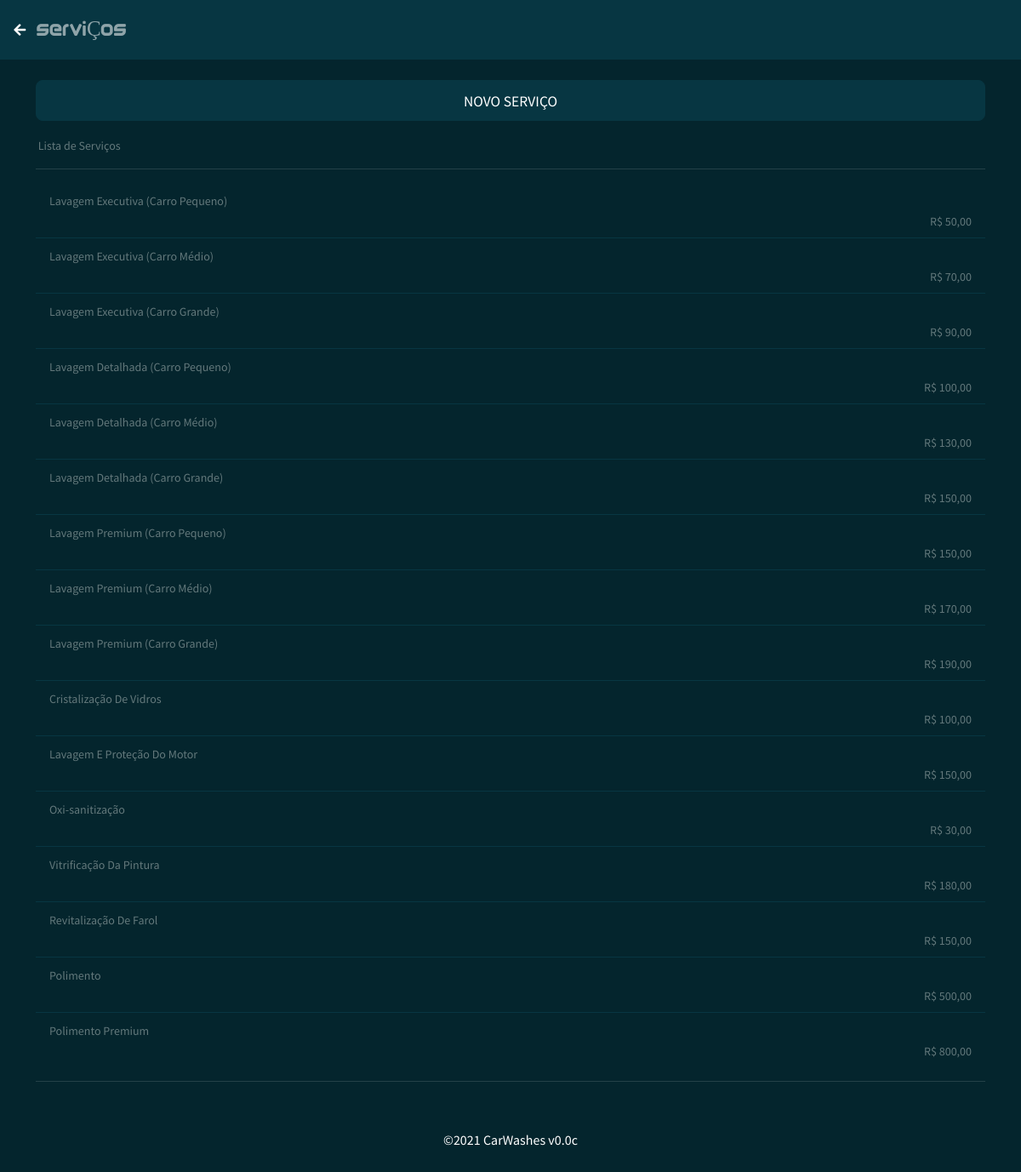
Page /servicos.php on the committed database.
### tables this page shows
CREATE TABLE `tb_servicos` (
  `servico_id` int(11) NOT NULL COMMENT 'Código',
  `servico_descricao` varchar(200) NOT NULL COMMENT 'Descrição',
  `servico_valor` varchar(10) NOT NULL COMMENT 'Valor',
  `servico_categoria` varchar(11) NOT NULL COMMENT 'Categoria',
  `servico_create` datetime NOT NULL COMMENT 'Criado',
  `servico_update` datetime DEFAULT NULL COMMENT 'Atualizado'
);

CREATE TABLE `tb_categorias` (
  `categoria_id` int(11) NOT NULL COMMENT 'Código',
  `categoria_descricao` varchar(200) NOT NULL COMMENT 'Descrição',
  `categoria_usuario` varchar(11) NOT NULL COMMENT 'Usuário',
  `categoria_create` datetime NOT NULL COMMENT 'Criado',
  `categoria_update` datetime DEFAULT NULL COMMENT 'Atualizado'
);

### assets/connection/connection_database.php (called while the page is built, shortened)
<?php
	$app_versao = 'v0.0c';
?>

### servicos.php (the view, shortened to what this page needs)
<?php
  include_once("assets/connection/connection_database.php");
?>
<!doctype html>
<html lang="pt-br">
  <head>
    <link href="https://cdn.jsdelivr.net/npm/bootswatch@5.1.0/dist/solar/bootstrap.min.css" rel="stylesheet">
    <link rel="stylesheet" href="https://pro.fontawesome.com/releases/v5.10.0/css/all.css"/>
    <link rel="stylesheet" href="style.css">
  </head>
  <body>
    <nav class="navbar navbar-expand-lg navbar-dark bg-dark">
      <span class="navbar-text">
        &nbsp;<a href="configuracoes.php" class="btn btn-link"><i class="fas fa-arrow-left fa-1x"></i></a>
      </span>
      <span class="navbar-text">
        <a><span class="titulo">SERVIÇOS</span></a>
      </span>
      <span class="navbar-text">
      </span>
    </nav>
    <div class="container">
    <br>
        <div class="d-grid gap-2 mb-3">
          <a href="servicos_cad.php" class="btn btn-dark btn-lg" type="button"><small>NOVO SERVIÇO</small></a>
        </div>
        <small class="text-muted">&nbsp;Lista de Serviços</small>
        <hr>
        <ul class="list-group list-group-flush">
          <?php
            $sql = "SELECT * FROM tb_servicos ORDER BY servico_id";
            $result = $conn->query($sql);
            if ($result->num_rows > 0) {
              while($row = $result->fetch_assoc()){
                $categoria_id = $row['servico_categoria'];
                if($categoria_id != '0'){
                  $sql_categoria = "SELECT * FROM tb_categorias WHERE categoria_id = '$categoria_id'";
                  $result_categoria = $conn->query($sql_categoria);
                  if ($result_categoria->num_rows === 1) {
                    $row_categoria = $result_categoria->fetch_assoc();
                    $categoria =  '('.$row_categoria["categoria_descricao"].')';
                  }
                }else{
                  $categoria = '';
                }
                ?>
                  <a href="<?php echo 'servicos_edit.php?id='.$row['servico_id']; ?>" class="list-group-item list-group-item-action">
                    <div class="col text-start">
                      <small class="text-muted"><?php echo $row['servico_descricao'] ?> <?php echo $categoria; ?></small>
                    </div>
                    <div class="col text-end">
                      <small class="text-muted">R$ <?php echo number_format($row['servico_valor'],2, ',', '.'); ?></small>
                    </div>
                  </a>
                <?php
              }
            }
          ?>
        </ul>
        <hr>
    </div><br>
    <div class="alert alert-default" role="alert">
      <p class="mb-0" style="text-align: center;"><span>&copy;<?php echo date('Y'). ' CarWashes '.$app_versao; ?></span></p>
    </div>
  </body>
</html>

### assets/css/style.css (style rules this page uses)
body { background-color: #04252d; }
.titulo { font-family: 'fontTitulo'; font-size: 25px; }

### rows in the picture
tb_servicos: servico_descricao "Lavagem Executiva", tb_categorias.categoria_descricao "(Carro Pequeno)", servico_valor "50,00"
tb_servicos: servico_descricao "Lavagem Executiva", tb_categorias.categoria_descricao "(Carro Médio)", servico_valor "70,00"
tb_servicos: servico_descricao "Lavagem Executiva", tb_categorias.categoria_descricao "(Carro Grande)", servico_valor "90,00"
tb_servicos: servico_descricao "Lavagem Detalhada", tb_categorias.categoria_descricao "(Carro Pequeno)", servico_valor "100,00"
tb_servicos: servico_descricao "Lavagem Detalhada", tb_categorias.categoria_descricao "(Carro Médio)", servico_valor "130,00"
tb_servicos: servico_descricao "Lavagem Detalhada", tb_categorias.categoria_descricao "(Carro Grande)", servico_valor "150,00"
tb_servicos: servico_descricao "Lavagem Premium", tb_categorias.categoria_descricao "(Carro Pequeno)", servico_valor "150,00"
tb_servicos: servico_descricao "Lavagem Premium", tb_categorias.categoria_descricao "(Carro Médio)", servico_valor "170,00"
tb_servicos: servico_descricao "Lavagem Premium", tb_categorias.categoria_descricao "(Carro Grande)", servico_valor "190,00"
tb_servicos: servico_descricao "Cristalização De Vidros", servico_valor "100,00"
tb_servicos: servico_descricao "Lavagem E Proteção Do Motor", servico_valor "150,00"
tb_servicos: servico_descricao "Oxi-sanitização", servico_valor "30,00"
tb_servicos: servico_descricao "Vitrificação Da Pintura", servico_valor "180,00"
tb_servicos: servico_descricao "Revitalização De Farol", servico_valor "150,00"
tb_servicos: servico_descricao "Polimento", servico_valor "500,00"
tb_servicos: servico_descricao "Polimento Premium", servico_valor "800,00"

### other values in the picture
$app_versao "v0.0c"
